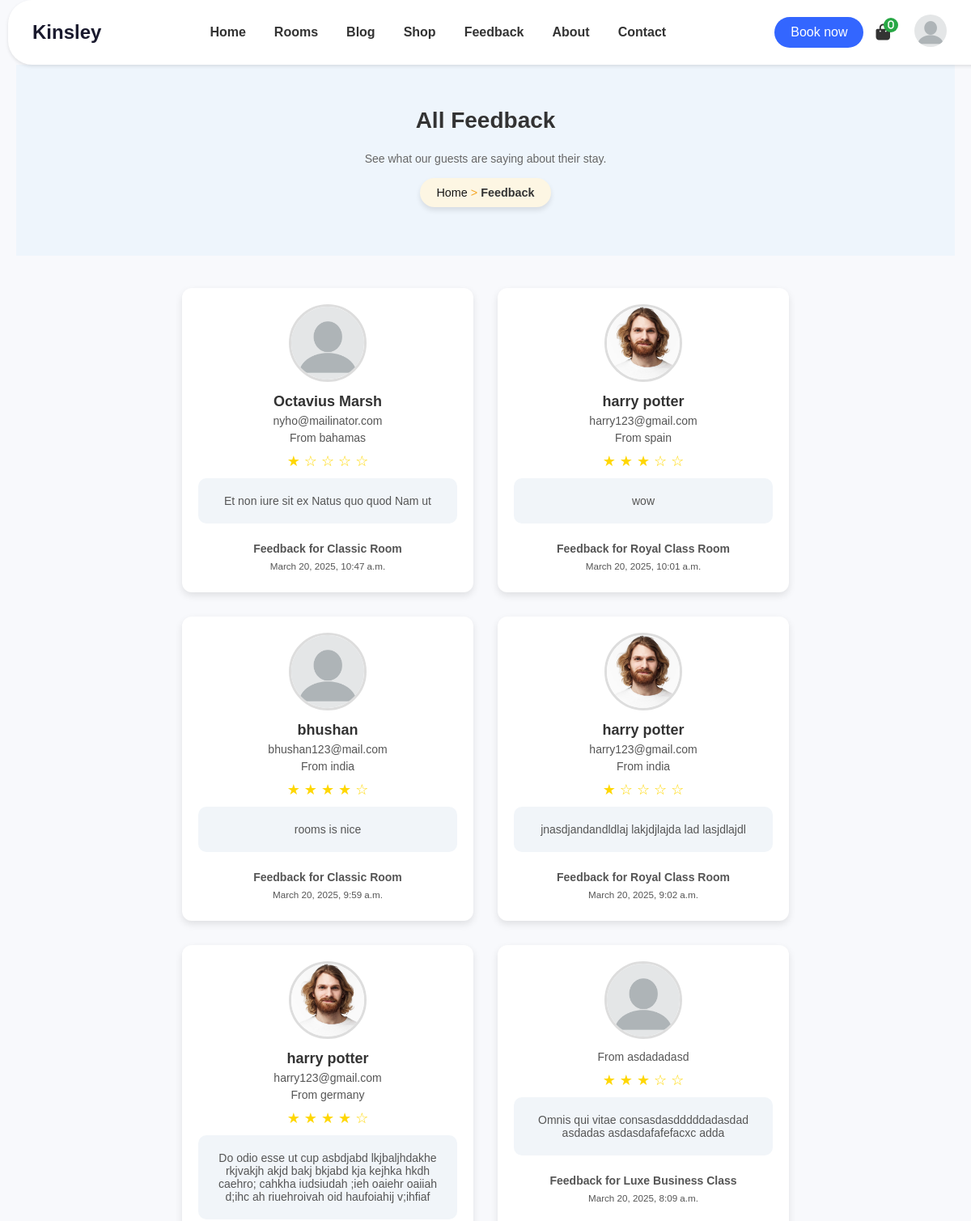
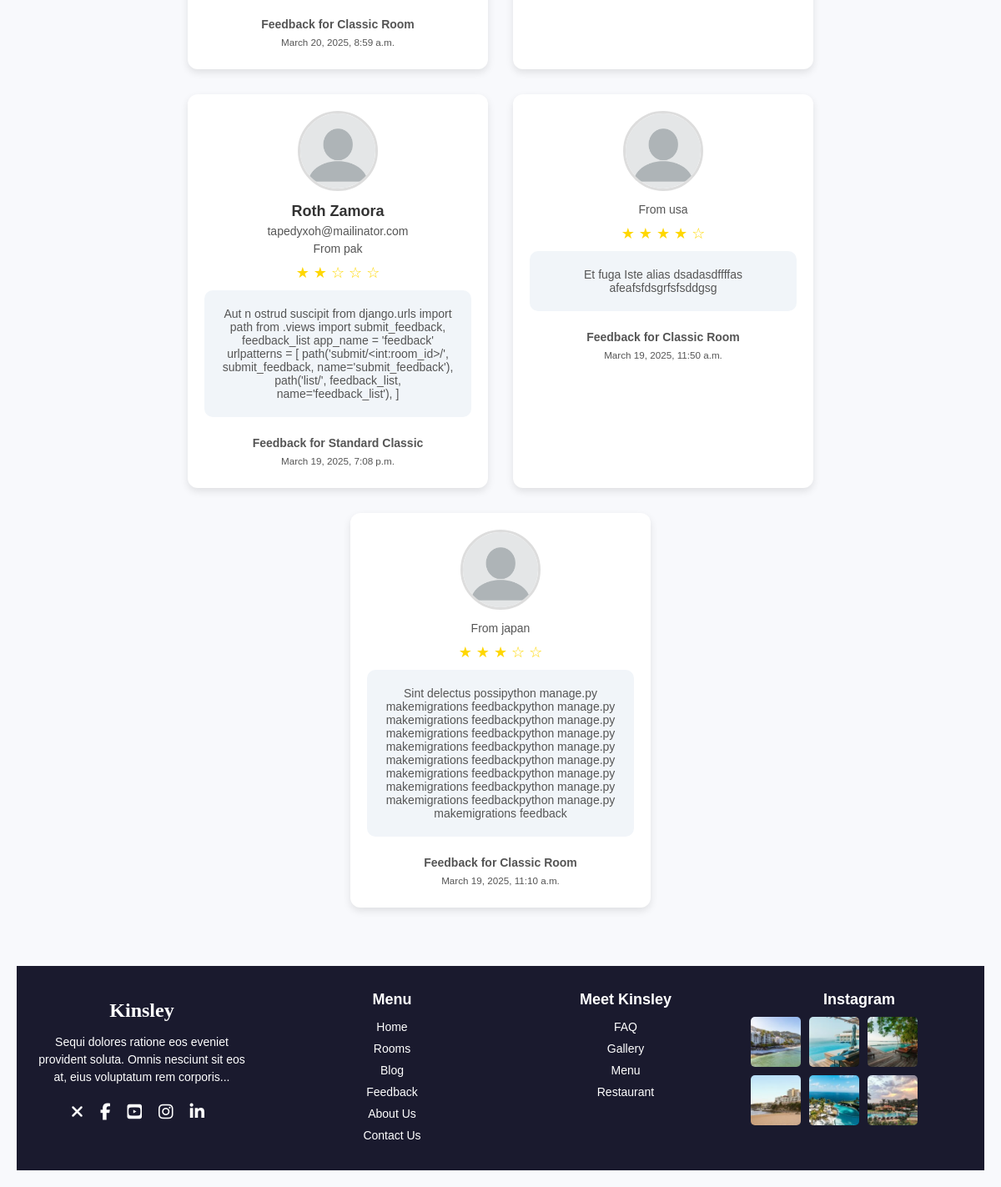
Page /feedback/list/ on the earlier database version (2 pictures, top to bottom).
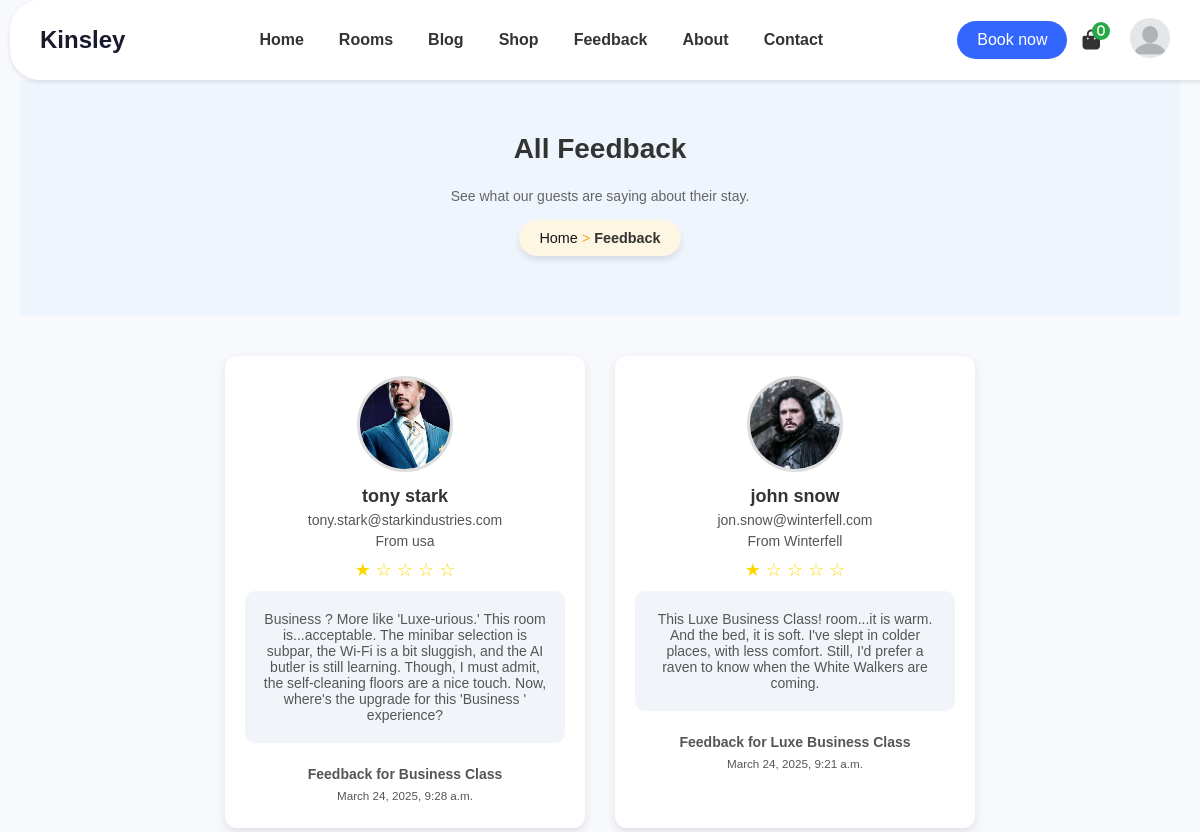
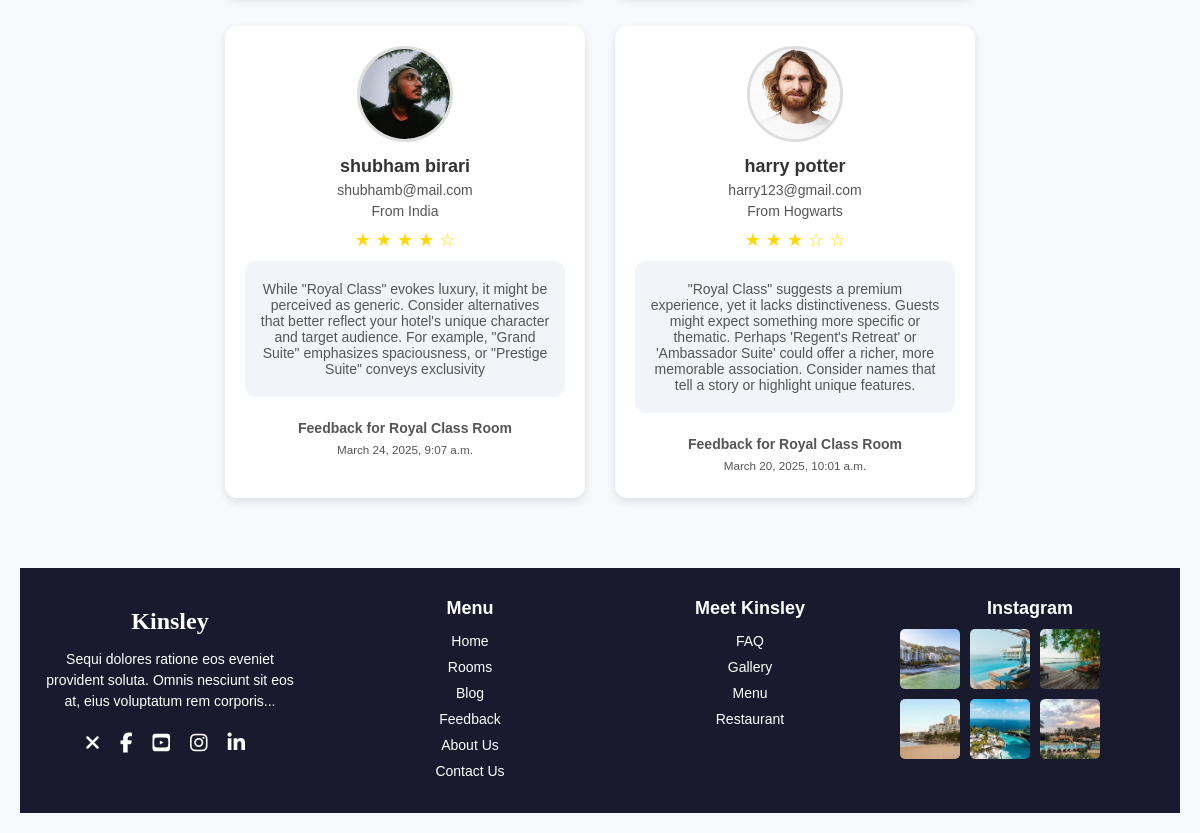
Same page on the later database version (2 pictures, top to bottom).
### feedback/models.py (models this page shows, shortened)
class Feedback(models.Model):
    user = models.ForeignKey(User, on_delete=models.SET_NULL, null=True, blank=True)  # Optional for non-authenticated users
    room = models.ForeignKey(Room, on_delete=models.CASCADE)
    name = models.CharField(max_length=100, blank=True, null=True)  # For non-authenticated users
    email = models.EmailField(blank=True, null=True)  # For non-authenticated users
    country = models.CharField(max_length=100, blank=True, null=True)
    rating = models.PositiveIntegerField(choices=[(i, str(i)) for i in range(1, 6)])
    comment = models.TextField()
    created_at = models.DateTimeField(auto_now_add=True)

### rooms/models.py (models this page shows, shortened)
class Room(models.Model):
    SIZE_CHOICES = (
        ('S', 'Single Bedroom'),
        ('D', 'Double Bedroom'),
        ('T', 'Triple Bedroom'),
    )
    name = models.CharField(max_length=100)
    category = models.ForeignKey(RoomCategory, on_delete=models.SET_NULL, null=True)
    capacity = models.PositiveIntegerField()  # Number of adults
    size = models.CharField(max_length=1, choices=SIZE_CHOICES)
    description = models.TextField()
    price = models.DecimalField(max_digits=10, decimal_places=2)
    image = models.ImageField(upload_to='rooms/', blank=True, null=True)  # Saves to media/rooms/
    objects = RoomManager()  # Assign the custom manager to objects

### accounts/models.py (models this page shows, shortened)
class Profile(models.Model):
    user = models.OneToOneField(User, on_delete=models.CASCADE)
    phone_number = models.CharField(max_length=10, blank=True, null=True)
    profile_picture = models.ImageField(upload_to='profile_pics/', blank=True, null=True)

### feedback/views.py (the view)
# urls.py: path('list/', feedback_list, name='feedback_list'),
def feedback_list(request):
    feedbacks = Feedback.objects.all().order_by('-created_at')
    return render(request, 'feedback/feedback_list.html', {'feedbacks': feedbacks})

### templates/feedback/feedback_list.html (shortened to what this page needs)
<!DOCTYPE html>
<html lang="en">
<head>
    {% load static %}
    <link rel="stylesheet" href="{% static 'style.css' %}">
    <link rel="stylesheet" href="{% static 'styles.css' %}">
    <link rel="stylesheet" href="https://cdnjs.cloudflare.com/ajax/libs/font-awesome/6.7.2/css/all.min.css"
 />
</head>
<body>
    {% include 'navbar.html' %}
    <div class="header">
        <h2>All Feedback</h2>
        <p>See what our guests are saying about their stay.</p>
        <div class="breadcrumb">
            <span><a href="{% url 'home' %}">Home</a></span> &gt;
            <span class="current">Feedback</span>
          </div>
    </div>
    <div class="feedback-container">
        {% for feedback in feedbacks %}
        <div class="feedback-card">
            {% if feedback.user and feedback.user.profile.profile_picture %}
                <img src="{{ feedback.user.profile.profile_picture.url }}" alt="{{ feedback.user.username }}'s Profile">
            {% else %}
                <img src="{% static 'images/profile_placeholder.jpg' %}" alt="Anonymous Profile">
            {% endif %}
            <h3>
                {% if feedback.user %}
                    {{ feedback.user.get_full_name }}
                {% else %}
                    {{ feedback.name }}
                {% endif %}
            </h3>
            <p>
                {% if feedback.user %}
                    {{ feedback.user.email }}
                {% else %}
                    {{ feedback.email }}
                {% endif %}
            </p>
            <p>From {{ feedback.country|default:'Not specified' }}</p>
            <div class="stars">
                {% for i in "12345" %}
                    {% if forloop.counter <= feedback.rating %}
                        ★
                    {% else %}
                        ☆
                    {% endif %}
                {% endfor %}
            </div>
            <div class="feedback-box">
                <p>{{ feedback.comment }}</p>
            </div>
            <br>
            <p><strong>Feedback for {{ feedback.room.name }}</strong></p>
            <p><small>{{ feedback.created_at }}</small></p>
        </div>
        {% empty %}
        <p>No feedback submitted yet.</p>
        {% endfor %}
    </div>
    {% include 'footer.html' %}
</body>
</html>

### templates/navbar.html (shortened to what this page needs)
{% load static %}
<link rel="stylesheet" href="https://cdnjs.cloudflare.com/ajax/libs/font-awesome/6.7.2/css/all.min.css" />
<nav style="position: fixed; top: 0px; left: 10px; display: flex; justify-content: space-between; align-items: center; padding: 0px 30px; background-color: white; z-index: 99; width: 100%; height: 80px; box-shadow: 0 2px 4px rgba(0, 0, 0, 0.1); border-radius: 30px 30px 30px 30px;">
    <a href="{% url 'home' %}" style="text-decoration: none; font-size: 24px; font-weight: bold; color: #1a1a2e;">Kinsley</a>
    <div class="menu" style="display: flex; gap: 35px;">
        <a href="{% url 'home' %}" style="text-decoration: none; color: #333; font-size: 16px; font-weight: 600; transition: color 0.3s ease;">Home</a>
        <a href="{% url 'rooms:room_list' %}" style="text-decoration: none; color: #333; font-size: 16px; font-weight: 600; transition: color 0.3s ease;">Rooms</a>
        <a href="{% url 'blog:blog_list' %}" style="text-decoration: none; color: #333; font-size: 16px; font-weight: 600; transition: color 0.3s ease;">Blog</a>
        <a href="#" style="text-decoration: none; color: #333; font-size: 16px; font-weight: 600; transition: color 0.3s ease;">Shop</a>
        <a href="{% url 'feedback:feedback_list' %}" style="text-decoration: none; color: #333; font-size: 16px; font-weight: 600; transition: color 0.3s ease;">Feedback</a>
        <a href="{% url 'about' %}" style="text-decoration: none; color: #333; font-size: 16px; font-weight: 600; transition: color 0.3s ease;">About</a>
        <a href="{% url 'contact:contact_us' %}" style="text-decoration: none; color: #333; font-size: 16px; font-weight: 600; transition: color 0.3s ease;">Contact</a>
    </div>
    <div style="display: flex; align-items: center; gap: 15px; margin-right: 70px;">
        <button style="background-color: #3366FF; color: white; border: none; border-radius: 25px; padding: 10px 20px; font-size: 16px; cursor: pointer; transition: background-color 0.3s ease;">Book now</button>
        <i class="fas fa-shopping-bag" style="font-size: 20px; color: #333; position: relative;">
            <span style="position: absolute; top: -8px; right: -10px; background-color: #28A745; color: white; font-size: 12px; font-weight: bold; border-radius: 50%; width: 18px; height: 18px; display: flex; justify-content: center; align-items: center;">0</span>
        </i> <br>
        {% if user.is_authenticated %}
            <a href="{% url 'accounts:profile' %}">
                <img src="{% if user.profile.profile_picture %}{{ user.profile.profile_picture.url }}{% else %}{% static 'images/profile_placeholder.jpg' %}{% endif %}" alt="Profile Picture" style="width: 40px; height: 40px; border-radius: 50%; object-fit: cover; cursor: pointer; transition: transform 0.2s ease;">
            </a>
        {% else %}
            <a href="{% url 'accounts:login_page' %}">
                <img src="{% static 'images/profile_placeholder.jpg' %}" alt="Login" style="width: 40px; height: 40px; border-radius: 50%; object-fit: cover; cursor: pointer; transition: transform 0.2s ease;">
            </a>
        {% endif %}
    </div>
</nav>

### templates/footer.html
{% load static %}
<link rel="stylesheet" href="{% static 'footer.css' %}">
<footer class="footer" style="background-color: #1a1a2e; color: white;">
    <div class="footer-container">
        <div class="footer-brand">
            <h2 style="color: white;">Kinsley</h2>
            <p style="color: white;">Sequi dolores ratione eos eveniet provident soluta. Omnis nesciunt sit eos at, eius voluptatum rem corporis...</p>
            <div class="social-icons">
                <a href="#"><i class="fas fa-times" style="color: white;"></i></a>
                <a href="#"><i class="fab fa-facebook-f" style="color: white;"></i></a>
                <a href="#"><i class="fab fa-youtube-square" style="color: white;"></i></a>
                <a href="#"><i class="fab fa-instagram" style="color: white;"></i></a>
                <a href="#"><i class="fab fa-linkedin-in" style="color: white;"></i></a>
            </div>
        </div>
        <div class="footer-menu" style="padding-left: 20px;">
            <h3 style="color: white;">Menu</h3>
            <ul>
                <li><a href="{% url 'home' %}" style="color: white;">Home</a></li>
                <li><a href="{% url 'rooms:room_list' %}" style="color: white;">Rooms</a></li>
                <li><a href="{% url 'blog:blog_list' %}" style="color: white;">Blog</a></li>
                <li><a href="{% url 'feedback:feedback_list' %}" style="color: white;">Feedback</a></li>
                <li><a href="{% url 'about' %}" style="color: white;">About Us</a></li>
                <li><a href="{% url 'contact:contact_us' %}" style="color: white;">Contact Us</a></li>
            </ul>
        </div>
        <div class="footer-meet">
            <h3 style="color: white;">Meet Kinsley</h3>
            <ul>
                <li><a href="#" style="color: white;">FAQ</a></li>
                <li><a href="#" style="color: white;">Gallery</a></li>
                <li><a href="#" style="color: white;">Menu</a></li>
                <li><a href="#" style="color: white;">Restaurant</a></li>
            </ul>
        </div>
        <div class="footer-instagram">
            <h3 style="color: white;">Instagram</h3>
            <div class="instagram-gallery">
                <img src="{% static 'images/about-1-140x140.jpg' %}" alt="Instagram 1">
                <img src="{% static 'images/about-2-140x140.jpg' %}" alt="Instagram 2">
                <img src="{% static 'images/about-3-140x140.jpg' %}" alt="Instagram 3">
                <img src="{% static 'images/about-4-140x140.jpg' %}" alt="Instagram 4">
                <img src="{% static 'images/about-5-140x140.jpg' %}" alt="Instagram 5">
                <img src="{% static 'images/about-6-140x140.jpg' %}" alt="Instagram 6">
            </div>
        </div>
    </div>
</footer>

### static/style.css (style rules this page uses)
body { font-family: Arial, sans-serif; margin: 0; padding: 0; background-color: #f0f8ff; }
.breadcrumb { margin: 1rem auto; }
.breadcrumb a { color: #ff9500; text-decoration: none; }
.breadcrumb span { color: #333; }
body { font-family: Arial, sans-serif; margin: 0; padding: 0; background-color: #f9fcff; }
h3 { font-size: 18px; margin: 10px 0; color: #333; }
.social-icons { display: flex; justify-content: center; gap: 10px; }
body { margin: 0; font-family: Arial, sans-serif; background-color: #f9fcff; color: #333; }

### static/styles.css (style rules this page uses)
body { font-family: Arial, sans-serif; background-color: #f9fcff; margin: 0; padding: 20px; }
h3 { margin: 10px 0; font-size: 18px; color: #333; }
p { font-size: 14px; color: #666; margin-bottom: 20px; }
button { padding: 10px 20px; background-color: #007bff; color: #fff; border: none; border-radius: 8px; cursor: pointer; transition: background-color 0.3s ease; }
.footer { background-color: #1a1a2e; color: #fff; padding: 50px 20px; margin-top: 30px; }
.footer-container { display: grid; grid-template-columns: repeat(auto-fit, minmax(200px, 1fr)); gap: 20px; max-width: 1200px; margin: 0 auto; }
.footer-brand h2 { font-family: 'Brush Script MT', cursive; font-size: 36px; margin-bottom: 10px; color: #fff; }
.footer-brand p { font-size: 14px; line-height: 1.5; margin-bottom: 20px; }
.social-icons a { margin-right: 10px; display: inline-block; color: #fff; }
.footer-menu, .footer-meet { font-size: 14px; }
.footer-menu ul, .footer-meet ul { list-style: none; padding: 0; }
.footer-menu ul li, .footer-meet ul li { margin-bottom: 8px; }
.footer-menu ul li a, .footer-meet ul li a { color: #fff; text-decoration: none; }
.footer-instagram .instagram-gallery { display: grid; grid-template-columns: repeat(3, 1fr); gap: 10px; }
.footer-instagram .instagram-gallery img { width: 100%; height: auto; border-radius: 5px; object-fit: cover; }
.footer-instagram h3 { color: #fff; }
.footer-meet h3 { color: #fff; }
.footer-menu h3 { color: #fff; }
.stars { color: #f5c518; margin-bottom: 10px; }
.breadcrumb { display: inline-block; background-color: #fdf6e3; color: #f5a623; padding: 10px 20px; border-radius: 25px; font-size: 0.9rem; margin-bottom: 30px; box-shadow: 0 4px 6px rgba(0, 0, 0, 0.1); }
.breadcrumb .current { font-weight: bold; }
.breadcrumb span a { color: #171616; }
body { font-family: Arial, sans-serif; background-color: #f8f9fc; text-align: center; margin: 0; padding: 20px; }
.header { background: #eef5fc; padding: 30px 0; }
.header h2 { font-size: 28px; font-weight: bold; }
.header p { color: #666; max-width: 700px; margin: auto; }
.feedback-container { display: flex; flex-wrap: wrap; justify-content: center; gap: 30px; padding: 40px 20px; }
.feedback-card { background: white; border-radius: 12px; padding: 20px; width: 320px; text-align: center; box-shadow: 0 4px 10px rgba(0, 0, 0, 0.1); }
.feedback-card img { width: 90px; height: 90px; border-radius: 50%; object-fit: cover; border: 3px solid #ddd; }
.feedback-card h3 { margin: 10px 0 5px; font-size: 18px; font-weight: bold; }
.feedback-card p { margin: 5px 0; color: #555; font-size: 14px; }
.stars { color: gold; font-size: 18px; margin: 10px 0; }
.feedback-box { background: #f1f5f9; padding: 15px; border-radius: 10px; font-size: 14px; color: #333; margin-top: 10px; }

### static/footer.css (style rules this page uses)
.footer { background-color: #021d37; padding: 20px 0; }
.footer-container { display: flex; justify-content: space-between; align-items: flex-start; padding: 0 20px; }
.footer-brand { flex: 1; }
.footer-brand h2 { font-size: 24px; margin-bottom: 10px; }
.footer-brand p { font-size: 14px; color: #0c0d0e; }
.social-icons { display: flex; gap: 10px; }
.social-icons a { color: #333; font-size: 20px; }
.footer-menu, .footer-meet { flex: 1; }
.footer-menu ul, .footer-meet ul { list-style: none; padding: 0; }
.footer-menu ul li, .footer-meet ul li { margin-bottom: 10px; }
.footer-menu ul li a, .footer-meet ul li a { text-decoration: none; color: #333; font-size: 14px; }
.footer-instagram { flex: 1; }
.footer-instagram .instagram-gallery { display: flex; flex-wrap: wrap; gap: 10px; }
.footer-instagram .instagram-gallery img { width: 60px; height: 60px; border-radius: 5px; }

### templates/navbar.html (style rules this page uses)
body { padding-top: 80px !important; }

Differences in the rows shown:
removed Feedback: name "Octavius Marsh", email "nyho@mailinator.com", country "bahamas", rating 1 (drawn), comment "Et non iure sit ex Natus quo quod Nam ut", room.name "Classic Room", created_at "March 20, 2025, 10:47 a.m."
removed Feedback: name "bhushan", email "bhushan123@mail.com", country "india", rating 4 (drawn), comment "rooms is nice", room.name "Classic Room", created_at "March 20, 2025, 9:59 a.m."
removed Feedback: user.profile.profile_picture (picture), user.get_full_name "harry potter", user.email "harry123@gmail.com", country "india", rating 1 (drawn), comment "jnasdjandandldlaj lakjdjlajda lad lasjdlajdl", room.name "Royal Class Room", created_at "March 20, 2025, 9:02 a.m."
removed Feedback: user.profile.profile_picture (picture), user.get_full_name "harry potter", user.email "harry123@gmail.com", country "germany", rating 4 (drawn), comment "Do odio esse ut cup asbdjabd lkjbaljhdakhe rkjvakjh akjd bakj bkjabd kja kejhka hkdh caehro; cahkha iudsiudah ;ieh oaiehr oaiiah d;ihc ah riuehroivah oid haufoiahij v;ihfiaf", room.name "Classic Room", created_at "March 20, 2025, 8:59 a.m."
removed Feedback: country "asdadadasd", rating 3 (drawn), comment "Omnis qui vitae consasdasdddddadasdad asdadas asdasdafafefacxc adda", room.name "Luxe Business Class", created_at "March 20, 2025, 8:09 a.m."
removed Feedback: name "Roth Zamora", email "tapedyxoh@mailinator.com", country "pak", rating 2 (drawn), comment "Aut n ostrud suscipit from django.urls import path from .views import submit_feedback, feedback_list app_name = 'feedback' urlpatterns = [ path('submit/<int:room_id>/', submit_feedback, name='submit_feedback'), path('list/', feedback_list, name='feedback_list'), ]", room.name "Standard Classic", created_at "March 19, 2025, 7:08 p.m."
removed Feedback: country "usa", rating 4 (drawn), comment "Et fuga Iste alias dsadasdffffas afeafsfdsgrfsfsddgsg", room.name "Classic Room", created_at "March 19, 2025, 11:50 a.m."
removed Feedback: country "japan", rating 3 (drawn), comment "Sint delectus possipython manage.py makemigrations feedbackpython manage.py makemigrations feedbackpython manage.py makemigrations feedbackpython manage.py makemigrations feedbackpython manage.py makemigrations feedbackpython manage.py makemigrations feedbackpython manage.py makemigrations feedbackpython manage.py makemigrations feedbackpython manage.py makemigrations feedback", room.name "Classic Room", created_at "March 19, 2025, 11:10 a.m."
added Feedback: user.profile.profile_picture (picture), user.get_full_name "tony stark", user.email "tony.stark@starkindustries.com", country "usa", rating 1 (drawn), comment "Business ? More like 'Luxe-urious.' This room is...acceptable. The minibar selection is subpar, the Wi-Fi is a bit sluggish, and the AI butler is still learning. Though, I must admit, the self-cleaning floors are a nice touch. Now, where's the upgrade for this 'Business ' experience?", room.name "Business Class", created_at "March 24, 2025, 9:28 a.m."
added Feedback: user.profile.profile_picture (picture), user.get_full_name "john snow", user.email "jon.snow@winterfell.com", country "Winterfell", rating 1 (drawn), comment "This Luxe Business Class! room...it is warm. And the bed, it is soft. I've slept in colder places, with less comfort. Still, I'd prefer a raven to know when the White Walkers are coming.", room.name "Luxe Business Class", created_at "March 24, 2025, 9:21 a.m."
added Feedback: user.profile.profile_picture (picture), user.get_full_name "shubham birari", user.email "shubhamb@mail.com", country "India", rating 4 (drawn), comment "While \"Royal Class\" evokes luxury, it might be perceived as generic. Consider alternatives that better reflect your hotel's unique character and target audience. For example, \"Grand Suite\" emphasizes spaciousness, or \"Prestige Suite\" conveys exclusivity", room.name "Royal Class Room", created_at "March 24, 2025, 9:07 a.m."
changed Feedback "harry potter": country "spain" → "Hogwarts"; comment "wow" → "\"Royal Class\" suggests a premium experience, yet it lacks distinctiveness. Guests might expect something more specific or thematic. Perhaps 'Regent's Retreat' or 'Ambassador Suite' could offer a richer, more memorable association. Consider names that tell a story or highlight unique features."
